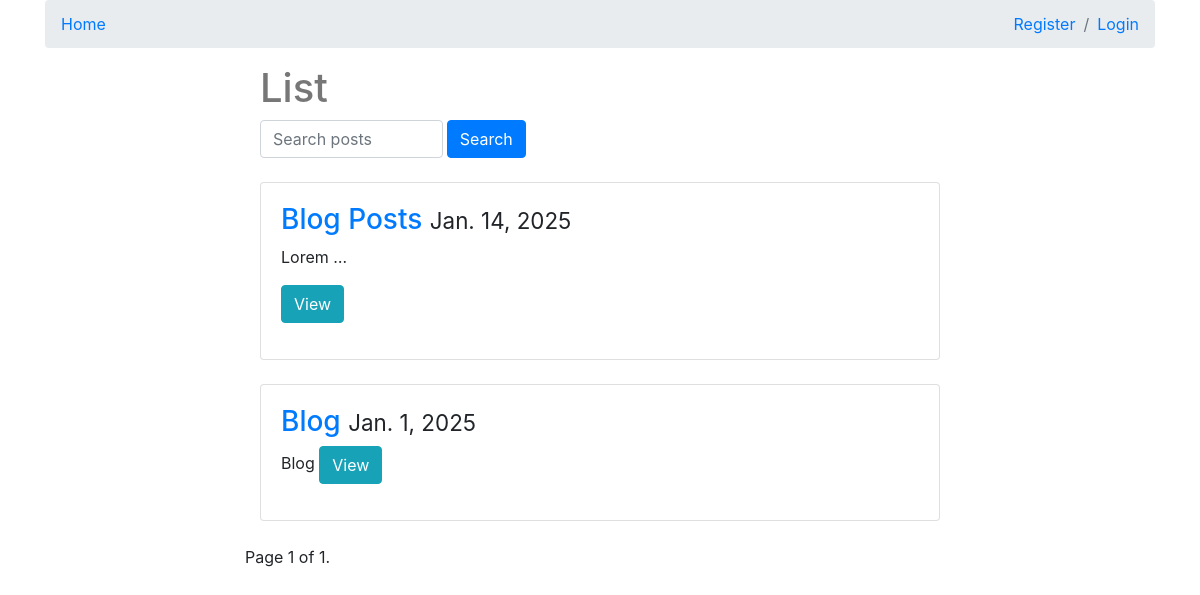
The page / on the database its author committed.
### posts/models.py (models this page shows, shortened)
class Post(models.Model):
    user = models.ForeignKey(settings.AUTH_USER_MODEL, on_delete=models.CASCADE, default=1)
    title = models.CharField(max_length=30)
    slug = models.SlugField(unique=True, blank=True)
    image = models.ImageField(upload_to=upload_location,
            null=True,
            blank=True,
            width_field="width_field",
            height_field="height_field")
    height_field = models.IntegerField(null=True, blank=True)
    width_field = models.IntegerField(null=True, blank=True)
    content = models.TextField()
    draft = models.BooleanField(default=False)
    publish = models.DateField(auto_now=False, auto_now_add=False)
    read_time =  models.IntegerField(default=0) #models.TimeField(null=True, blank=True) # assume minutes
    updated = models.DateTimeField(auto_now=True, auto_now_add=False)
    timestamp = models.DateTimeField(auto_now=False, auto_now_add=True)
    objects = PostManager() # Linking model manager to our model
    def get_markdown(self):
        content = self.content
        markdown_text = markdown(content)
        return mark_safe(markdown_text)
    class Meta:
        ordering = ["-timestamp", "-updated"]

### posts/views.py (the view, shortened to what this page needs)
# urls.py: path('', post_list, name='list'),
def post_list(request):
    today = timezone.now().date()
    queryset_list = Post.objects.active()
    if request.user.is_authenticated:
        queryset_list = Post.objects.all() # Can see everything including draft, if user is authenticated
    query = request.GET.get("q") # Q = complex lookups
    paginator = Paginator(queryset_list, 4)
    page_number = request.GET.get("page")
    queryset = paginator.get_page(page_number)
    context = {
            "object_list": queryset,
            "title": "List",
            "today": today
        }
    return render(request, 'posts/post_list.html', context)

### posts/models.py (called while the page is built)
    def active(self, *args, **kwargs):
        return super(PostManager, self).filter(draft=False).filter(publish__lte=timezone.now())

### posts/templates/posts/post_list.html (shortened to what this page needs)
{% extends "posts/base.html" %}
{% block content %}
<div class='col-sm-8 offset-sm-2'>
        <div class="col-md-8">
            <h1>{{ title }}</h1>
        </div>
        <div class="col-md-5 ">
            <form method='GET' action='' class="d-flex">
                    <input class='form-control' type='text' name='q' class="form-control me-2" placeholder='Search posts' value='{{ request.GET.q }}' />
                    <input  type='submit' value='Search' class="btn btn-primary" style="margin-left: 4px;" />
            </form>
        </div> <br/>
    {% for obj in object_list %}
    <div class="col-sm-12  mb-4">
        <div class="card">
            <div class="card-body  post-detail-item" >
                <h3>
                    <a href="{% url 'posts:detail' slug=obj.slug %}">{{ obj.title }}</a> <small>{{ obj.publish }} </small>
                </h3>
                {{ obj.get_markdown|truncatechars:10 }}
            <p> <a href="{% url 'posts:detail' slug=obj.slug %}" class="btn btn-info" role="button">View</a></p>
            </div>
        </div>
    </div>
    {% endfor %}
    <div class="pagination">
        <span class="step-links">
            <span class="current">
                Page {{object_list.number }} of {{object_list.paginator.num_pages }}.
            </span>
        </span>
    </div>
</div>
{% endblock content %}

### static/css/base.css (style rules this page uses)
h1 { color: #777777; }

### rows shown on the page
Post: title "Blog Posts", publish "Jan. 14, 2025", get_markdown "Lorem …"
Post: title "Blog", publish "Jan. 1, 2025", get_markdown "Blog"

### other values the page prints
{{ title }} "List"
{{ object_list.number }} "1"
{{ object_list.paginator.num_pages }} "1"
